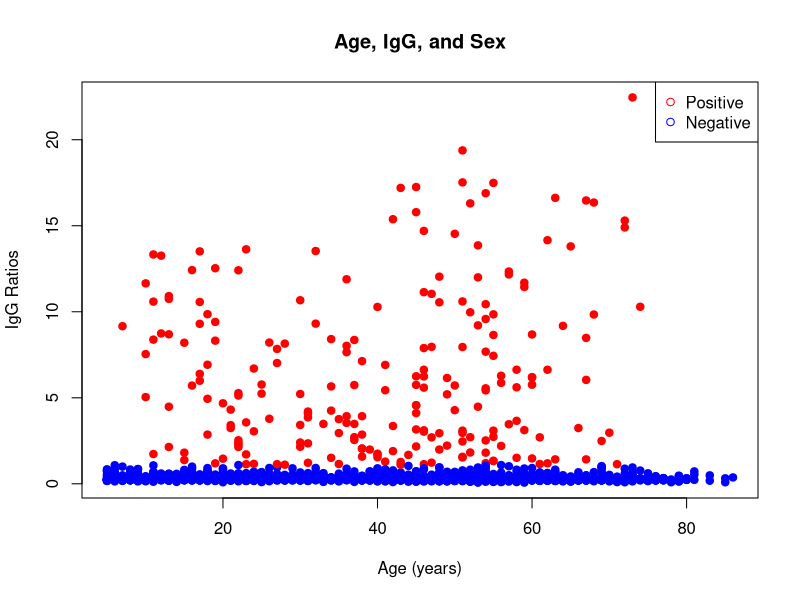

Reproduce this figure in R.
colorsConv <- function(pos) {
  color <- vector(mode = "character", length = length(pos))
  for (i in 1:length(pos)) {
    if (pos[i] == 1) {
      color[i] = "red"
    }else {
      color[i] = "blue"
    }
  }
  return (color)
}

windows(width = 12, height = 10)

hug <- read.csv("hug.csv")
age <- hug$age
igg <- hug$IgG_Ratio
pos <- hug$pos
color = colorsConv(pos)

# age <- scan("age.txt")
# igg <- scan("igg.txt")

plot(age, igg, col=color, main="Age, IgG, and Sex",
     xlab="Age (years)", ylab="IgG Ratios", pch=19)

legend(x="topright", legend = c("Positive", "Negative"), col=c("red","blue"), pch=1)

# abline(lm(igg~age), col="red") # regression line (y~x)
# lines(lowess(age,igg), col="blue") # lowess line (x,y)


